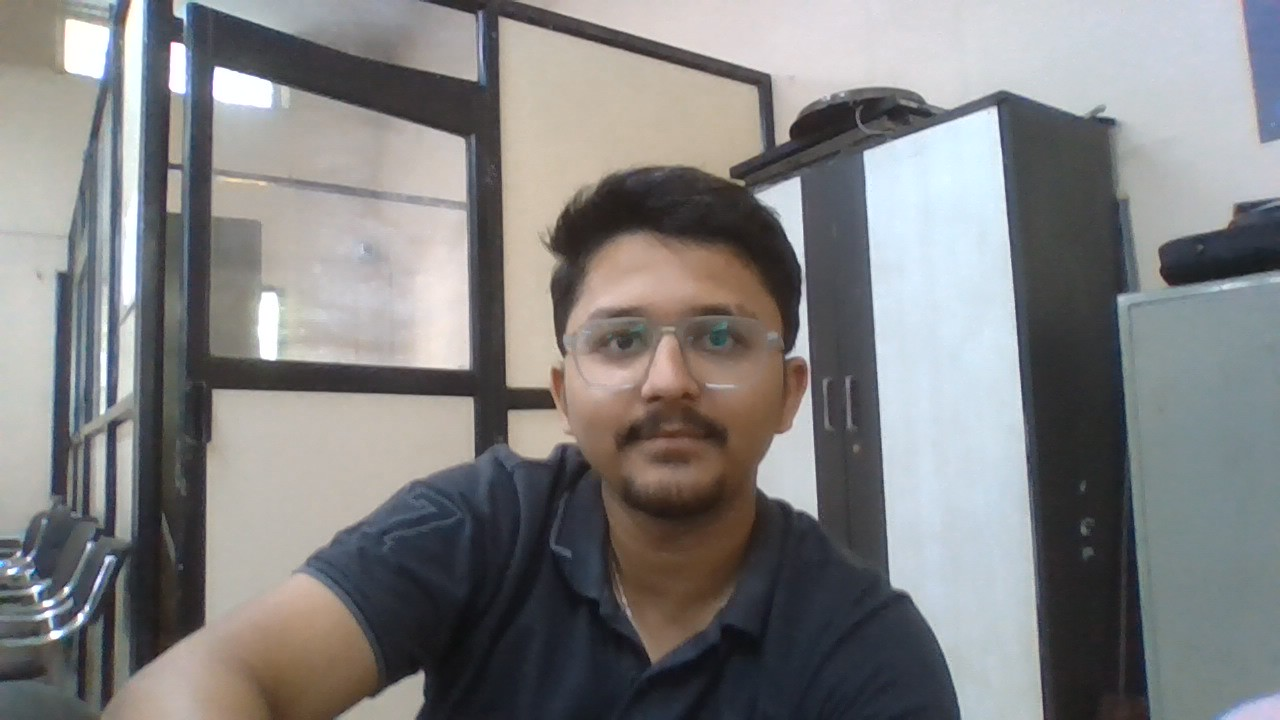
#> input picture src/known_faces/U1.jpg, 1280 x 720 px
$ python face_auth_high_accuracy.py
#> lines starting #> are read from the running program, lines starting #| are printed output that depends on the picture
import cv2
import numpy as np
import time
import os
import glob
from collections import deque

# ---------- User settings ----------
AUTHORIZED_IMAGES_FOLDER = "known_faces"
CAMERA_INDEX = 0
FRAME_WIDTH = 640
FRAME_HEIGHT = 480

# LBPH thresholds (lower confidence is better)
LBPH_CONFIDENCE_MAX = 62.0
LBPH_STRONG_MATCH_MAX = 50.0

# ORB thresholds (fallback confirmation)
ORB_MATCH_RATIO_THRESHOLD = 0.12
ORB_GOOD_MATCHES_MIN = 10

# Temporal smoothing
CHECK_INTERVAL_UNAUTHORIZED = 0.6
CHECK_INTERVAL_AUTHORIZED = 1.2
MIN_FACE_TIME = 0.8
AUTO_UNAUTH_SECONDS = 10.0

# Decision stability
SUCCESS_STREAK_REQUIRED = 2
FAIL_STREAK_REQUIRED = 3
AUTHORIZED_FAIL_STREAK_REQUIRED = 6
RECENT_DECISIONS_LEN = 7
PASS_RATIO_THRESHOLD = 0.65
FAIL_RATIO_THRESHOLD = 0.75

# Authorized-mode tolerance: brief motion blur or partial pose change should not instantly deauthorize.
SOFT_FAIL_LBPH_MARGIN = 8.0
SOFT_FAIL_ORB_RATIO_MARGIN = 0.03
SOFT_FAIL_ORB_GOOD_MATCH_MARGIN = 2
# ------------------------------------


class FaceAuthenticatorHighAccuracy:
    """
    High-reliability face authenticator using two-stage verification:
    1) LBPH identity prediction
    2) ORB feature consistency check on predicted identity

    Notes:
    - No vision system can guarantee 100% accuracy in real-world conditions.
    - This implementation prioritizes stricter acceptance criteria to reduce false accepts.
    """

    def __init__(self, authorized_images_folder=None):
        self.face_cascade = cv2.CascadeClassifier(
            cv2.data.haarcascades + "haarcascade_frontalface_default.xml"
        )
        if self.face_cascade.empty():
            raise RuntimeError("[ERROR] Could not load face cascade classifier")

        self.orb = cv2.ORB_create(nfeatures=1200)
        self.bf = cv2.BFMatcher(cv2.NORM_HAMMING, crossCheck=False)
        self.clahe = cv2.createCLAHE(clipLimit=2.0, tileGridSize=(8, 8))

        # OpenCV contrib recognizer; gracefully handle environments where it is unavailable.
        self.lbph_enabled = hasattr(cv2, "face") and hasattr(cv2.face, "LBPHFaceRecognizer_create")
        self.lbph = cv2.face.LBPHFaceRecognizer_create() if self.lbph_enabled else None

        self.authorized = False
        self.last_check_time = 0.0
        self.face_detected_start_time = 0.0
        self.continuous_face_detected = False
        self.last_match_result = "No check yet"
        self.last_match_time = 0.0
        self.last_face_detection_time = 0.0

        self.success_streak = 0
        self.fail_streak = 0
        self.recent_decisions = deque(maxlen=RECENT_DECISIONS_LEN)

        self.auth_faces_images = []
        self.auth_descriptors = []
        self.identity_labels = []
        self.identity_name_by_label = {}
        self.auth_descriptors_by_label = {}

        script_dir = os.path.dirname(os.path.abspath(__file__))
        folder_candidate = authorized_images_folder or AUTHORIZED_IMAGES_FOLDER
        if os.path.isabs(folder_candidate):
            self.authorized_images_folder = folder_candidate
        else:
            self.authorized_images_folder = os.path.join(script_dir, folder_candidate)
            if not os.path.exists(self.authorized_images_folder):
                self.authorized_images_folder = os.path.join(os.getcwd(), folder_candidate)

        self._load_and_train()

    def _enhance_gray(self, gray):
        gray = cv2.GaussianBlur(gray, (3, 3), 0)
        gray = self.clahe.apply(gray)
        return gray

    def _detect_faces(self, gray):
        enhanced = self._enhance_gray(gray)

        faces = self.face_cascade.detectMultiScale(
            enhanced, scaleFactor=1.06, minNeighbors=5, minSize=(60, 60)
        )
        if len(faces) > 0:
            return faces

        faces = self.face_cascade.detectMultiScale(
            enhanced, scaleFactor=1.10, minNeighbors=4, minSize=(50, 50)
        )
        if len(faces) > 0:
            return faces

        faces = self.face_cascade.detectMultiScale(
            gray, scaleFactor=1.08, minNeighbors=4, minSize=(50, 50)
        )
        return faces

    def _extract_face_from_image(self, path):
#> called with path = 'src/known_faces/U1.jpg'
        img = cv2.imread(path)
#> img is the input picture: shape (720, 1280, 3); mean B, G, R 128.8, 128.5, 129
        if img is None:
            raise FileNotFoundError(f"Image not found at: {path}")

        gray = cv2.cvtColor(img, cv2.COLOR_BGR2GRAY)
        faces = self._detect_faces(gray)
#> in _enhance_gray, `gray = self.clahe.apply(gray)`:
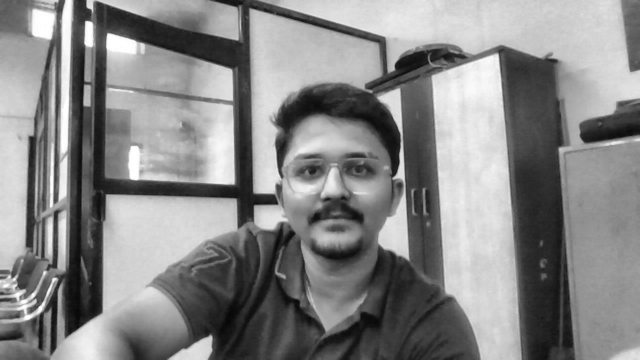
#> gray: shape (720, 1280) (shown at 1/2 size); min 7, max 255, mean 134.5
#> in _detect_faces, `faces = self.face_cascade.detectMultiScale( enhanced, scaleFactor=1.06..`: faces = [[537, 233, 265, 265]]
#> faces = [[537, 233, 265, 265]]
        if len(faces) == 0:
            return None

        x, y, w, h = max(faces, key=lambda r: r[2] * r[3])
#> x = 537; y = 233; w = 265; h = 265
        face = gray[y:y + h, x:x + w]
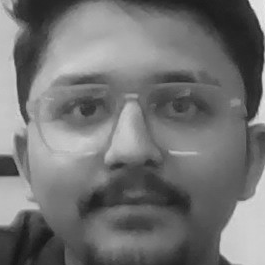
#> face: shape (265, 265); min 22, max 237, mean 114.5
        if face.size == 0:
            return None

        face = cv2.resize(face, (200, 200))
#> face: shape (200, 200)
        face = self._enhance_gray(face)
#> in _enhance_gray (call 2), `gray = self.clahe.apply(gray)`:
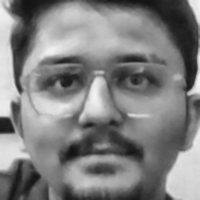
#> gray: shape (200, 200); min 18, max 243, mean 128
        return face

    def _augment_face(self, face):
        # Small augmentations improve recognition robustness from limited samples.
        variants = [face]
        variants.append(cv2.flip(face, 1))

        brighter = cv2.convertScaleAbs(face, alpha=1.05, beta=8)
        darker = cv2.convertScaleAbs(face, alpha=0.95, beta=-8)
        variants.append(brighter)
        variants.append(darker)

        noisy = cv2.GaussianBlur(face, (3, 3), 0.4)
        variants.append(noisy)

        return variants

    def _compute_orb(self, img_gray):
        if img_gray is None:
            return None, None
        kp, des = self.orb.detectAndCompute(img_gray, None)
        return kp, des

    # [20 lines left out: function _good_matches_ratio, not called in this run]

    def _load_and_train(self):
        self.auth_faces_images.clear()
        self.auth_descriptors.clear()
        self.identity_labels.clear()
        self.identity_name_by_label = {}
        self.auth_descriptors_by_label = {}

        if not os.path.exists(self.authorized_images_folder):
            print(f"[ERROR] Authorized images folder not found at: {self.authorized_images_folder}")
            return

        image_extensions = ("*.jpg", "*.jpeg", "*.png", "*.bmp")
        image_paths = []
        for ext in image_extensions:
            image_paths.extend(glob.glob(os.path.join(self.authorized_images_folder, ext)))

        if not image_paths:
            print(f"[ERROR] No image files found in: {self.authorized_images_folder}")
            return

        label_by_identity = {}
        train_images = []
        train_labels = []

        loaded = 0
        for path in sorted(image_paths):
            try:
                face = self._extract_face_from_image(path)
                if face is None:
                    print(f"[WARNING] No face extracted from: {os.path.basename(path)}")
                    continue

                identity_name = os.path.splitext(os.path.basename(path))[0].lower()
                if identity_name not in label_by_identity:
                    new_label = len(label_by_identity)
                    label_by_identity[identity_name] = new_label
                    self.identity_name_by_label[new_label] = identity_name
                    self.auth_descriptors_by_label[new_label] = []

                label = label_by_identity[identity_name]
                variants = self._augment_face(face)
#> variants = 5 items

                for v in variants:
                    _, des = self._compute_orb(v)
                    if des is not None:
                        self.auth_descriptors.append(des)
                        self.auth_descriptors_by_label[label].append(des)

                    self.auth_faces_images.append(v)
                    self.identity_labels.append(label)
                    train_images.append(v)
                    train_labels.append(label)
#> this loop made 5 passes
#> after the loop, self.auth_descriptors = 5 items; self.auth_faces_images = 5 items; self.identity_labels = [0, 0, 0, 0, 0]; train_images = 5 items; train_labels = [0, 0, 0, 0, 0]
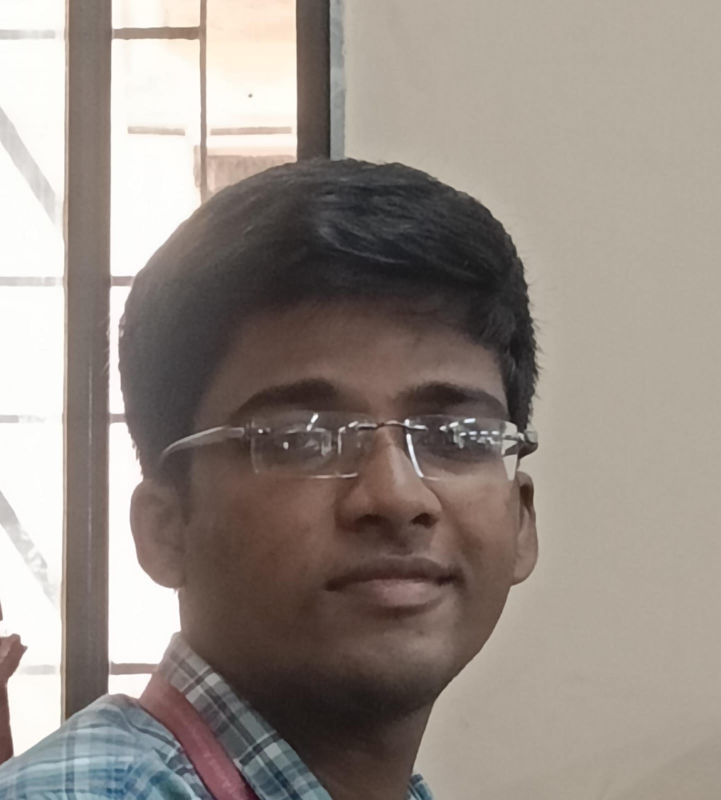
#> input picture src/known_faces/user3.jpg, 1442 x 1600 px, given in place of the camera (shown at 1/2 size)
#> in run_high_accuracy_face_auth_standalone, frame is the input picture: shape (1600, 1442, 3); mean B, G, R 133, 140.2, 149.7

                loaded += 1
                print(f"[FACE AUTH HA] Loaded authorized face: {os.path.basename(path)}")
            except Exception as e:
                print(f"[WARNING] Failed to load {os.path.basename(path)}: {e}")

        if self.lbph_enabled and train_images:
            labels_np = np.array(train_labels, dtype=np.int32)
            self.lbph.train(train_images, labels_np)

        if loaded > 0:
            mode = "LBPH+ORB" if self.lbph_enabled else "ORB-only"
            print(f"[FACE AUTH HA] Trained with {loaded} identity images ({mode}).")
        else:
            print("[ERROR] No valid authorized face images loaded.")

    # [22 lines left out: functions _predict_with_lbph, _verify_orb_for_label, not called in this run]

    def authenticate_frame(self, frame):
        current_time = time.time()

        gray = cv2.cvtColor(frame, cv2.COLOR_BGR2GRAY)
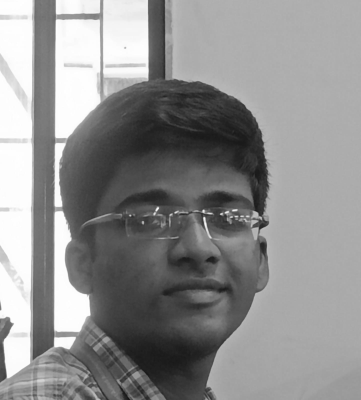
#> gray: shape (1600, 1442) (shown at 1/4 size); min 16, max 255, mean 142.3
        faces = self._detect_faces(gray)
#> in _enhance_gray (call 9), `gray = self.clahe.apply(gray)`:
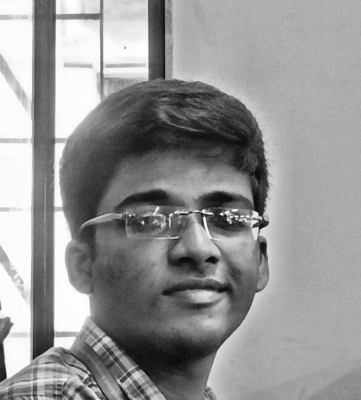
#> gray: shape (1600, 1442) (shown at 1/4 size); min 7, max 255, mean 148.2
#> faces = [[358, 540, 813, 813]]
        face_detected = len(faces) > 0
#> face_detected = True

        if face_detected:
            self.last_face_detection_time = current_time
            if not self.continuous_face_detected:
                self.continuous_face_detected = True
                self.face_detected_start_time = current_time
        else:
            self.continuous_face_detected = False
            self.face_detected_start_time = 0.0

        time_since_last_check = current_time - self.last_check_time
        face_detected_duration = (
            current_time - self.face_detected_start_time if self.continuous_face_detected else 0.0
        )
        check_interval = CHECK_INTERVAL_AUTHORIZED if self.authorized else CHECK_INTERVAL_UNAUTHORIZED

        can_check = (
            face_detected
            and len(self.auth_descriptors) > 0
            and time_since_last_check >= check_interval
            and face_detected_duration >= MIN_FACE_TIME
        )

        if can_check:
            x, y, w, h = max(faces, key=lambda r: r[2] * r[3])
            face_roi = gray[y:y + h, x:x + w]
            if face_roi.size == 0:
                self.last_match_result = "Invalid face ROI"
                self.last_match_time = current_time
                self.last_check_time = current_time
                return face_detected, faces

            face_roi = cv2.resize(face_roi, (200, 200))
            face_roi = self._enhance_gray(face_roi)

            _, live_des = self._compute_orb(face_roi)

            lbph_label, lbph_conf = self._predict_with_lbph(face_roi)
            lbph_pass = lbph_conf <= LBPH_CONFIDENCE_MAX
            lbph_strong = lbph_conf <= LBPH_STRONG_MATCH_MAX

            # If LBPH is unavailable, evaluate ORB across all labels.
            if lbph_label is None:
                best_label = None
                best_good = 0
                best_ratio = 0.0
                for label in self.auth_descriptors_by_label.keys():
                    n_good, ratio = self._verify_orb_for_label(live_des, label)
                    if n_good > best_good or (n_good == best_good and ratio > best_ratio):
                        best_good = n_good
                        best_ratio = ratio
                        best_label = label
                orb_good = best_good
                orb_ratio = best_ratio
                predicted_label = best_label
                orb_pass = (orb_good >= ORB_GOOD_MATCHES_MIN) and (orb_ratio >= ORB_MATCH_RATIO_THRESHOLD)
                final_match = orb_pass
            else:
                orb_good, orb_ratio = self._verify_orb_for_label(live_des, lbph_label)
                orb_pass = (orb_good >= ORB_GOOD_MATCHES_MIN) and (orb_ratio >= ORB_MATCH_RATIO_THRESHOLD)

                # Strict acceptance rule for higher precision.
                final_match = (lbph_pass and orb_pass) or (lbph_strong and orb_pass)
                predicted_label = lbph_label

            # While already authorized, treat near-threshold misses as soft failures.
            # This prevents rapid auth/unauth flips during small head movement.
            near_lbph = (lbph_label is not None) and (lbph_conf <= (LBPH_CONFIDENCE_MAX + SOFT_FAIL_LBPH_MARGIN))
            near_orb = (
                orb_ratio >= max(0.0, ORB_MATCH_RATIO_THRESHOLD - SOFT_FAIL_ORB_RATIO_MARGIN)
                and orb_good >= max(1, ORB_GOOD_MATCHES_MIN - SOFT_FAIL_ORB_GOOD_MATCH_MARGIN)
            )
            soft_fail = self.authorized and (not final_match) and (near_lbph or near_orb)

            if final_match:
                self.recent_decisions.append(1.0)
            elif soft_fail:
                self.recent_decisions.append(0.5)
            else:
                self.recent_decisions.append(0.0)

            pass_ratio = float(sum(self.recent_decisions) / len(self.recent_decisions))
            stable_pass = pass_ratio >= PASS_RATIO_THRESHOLD
            stable_fail = pass_ratio <= (1.0 - FAIL_RATIO_THRESHOLD)

            if final_match:
                self.success_streak += 1
                self.fail_streak = 0
                if self.success_streak >= SUCCESS_STREAK_REQUIRED and stable_pass and not self.authorized:
                    self.authorized = True
                    print("[FACE AUTH HA] Authorized - Gesture control ENABLED")
            elif soft_fail:
                # Keep state unchanged on soft failures and avoid fail streak growth.
                self.success_streak = max(0, self.success_streak - 1)
            else:
                self.fail_streak += 1
                self.success_streak = 0
                required_fails = AUTHORIZED_FAIL_STREAK_REQUIRED if self.authorized else FAIL_STREAK_REQUIRED
                if self.fail_streak >= required_fails and stable_fail and self.authorized:
                    self.authorized = False
                    print("[FACE AUTH HA] Unauthorized - Gesture control DISABLED")

            identity = self.identity_name_by_label.get(predicted_label, "unknown")
            self.last_match_result = (
                f"id={identity} lbph={lbph_conf:.1f} orb={orb_good}/{orb_ratio:.3f} "
                f"final={'MATCH' if final_match else ('SOFT_FAIL' if soft_fail else 'NO_MATCH')} pass={pass_ratio:.2f}"
            )
            self.last_match_time = current_time
            self.last_check_time = current_time

        if self.authorized and (not face_detected) and (current_time - self.last_face_detection_time > AUTO_UNAUTH_SECONDS):
            self.authorized = False
            self.success_streak = 0
            self.fail_streak = 0
            self.recent_decisions.clear()
            print("[FACE AUTH HA] No face detected for {:.1f}s - UNAUTHORIZED".format(AUTO_UNAUTH_SECONDS))

        return face_detected, faces

    def get_auth_status(self):
        return self.authorized

    def get_last_match_result(self):
        return self.last_match_result

    def get_last_match_time(self):
        return self.last_match_time


def run_high_accuracy_face_auth_standalone():
    print("Starting High-Accuracy Face Authentication...")
    print("Press 'q' to quit.")

    face_auth = FaceAuthenticatorHighAccuracy()

    cap = cv2.VideoCapture(CAMERA_INDEX)
    cap.set(cv2.CAP_PROP_FRAME_WIDTH, FRAME_WIDTH)
    cap.set(cv2.CAP_PROP_FRAME_HEIGHT, FRAME_HEIGHT)

    if not cap.isOpened():
        print("[ERROR] Cannot open webcam.")
        return

    try:
        while True:
            ret, frame = cap.read()
            if not ret:
                print("[ERROR] Failed to read frame from camera.")
                break

            face_detected, faces = face_auth.authenticate_frame(frame)
#> face_detected = True; faces = [[358, 540, 813, 813]]
            is_authorized = face_auth.get_auth_status()

            if face_detected:
                x, y, w, h = max(faces, key=lambda r: r[2] * r[3])
#> x = 358; y = 540; w = 813; h = 813
                color = (0, 255, 0) if is_authorized else (0, 0, 255)
                cv2.rectangle(frame, (x, y), (x + w, y + h), color, 2)

            auth_status = "AUTHORIZED" if is_authorized else "UNAUTHORIZED"
            status_color = (0, 255, 0) if is_authorized else (0, 0, 255)
            cv2.putText(frame, f"Status: {auth_status}", (10, 30),
                        cv2.FONT_HERSHEY_SIMPLEX, 0.7, status_color, 2)
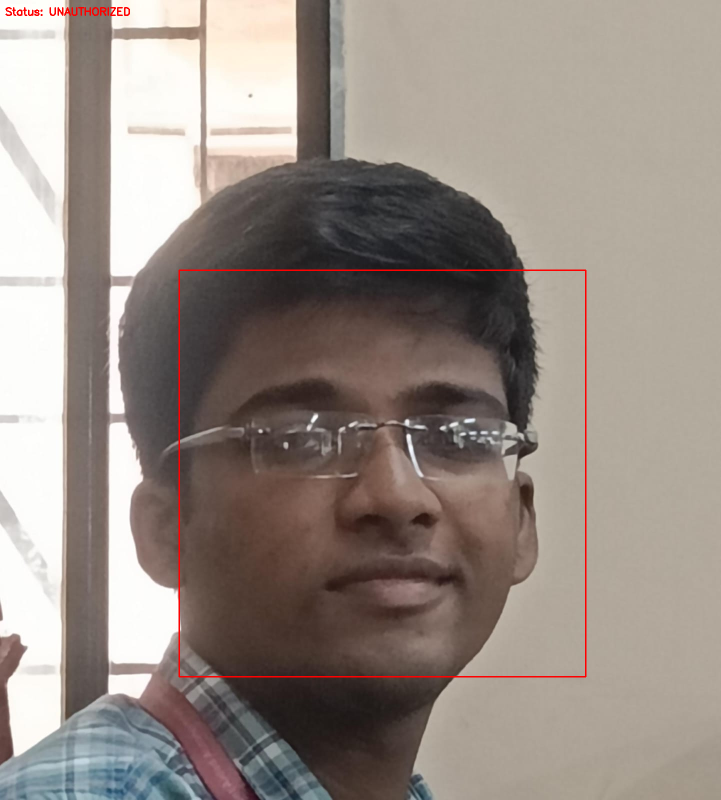
#> frame: shape (1600, 1442, 3) (shown at 1/2 size); mean B, G, R 132.4, 139.6, 150.4

            now = time.time()
            if now - face_auth.get_last_match_time() < 10:
                cv2.putText(frame, face_auth.get_last_match_result(), (10, 60),
                            cv2.FONT_HERSHEY_SIMPLEX, 0.5, (255, 255, 255), 1)

            cv2.imshow("Face Authentication - High Accuracy", frame)
            if cv2.waitKey(5) & 0xFF == ord('q'):
#> (key q is pressed here)
                break

    finally:
        cap.release()
        cv2.destroyAllWindows()
        print("High-accuracy Face Authentication stopped.")


if __name__ == "__main__":
    run_high_accuracy_face_auth_standalone()
